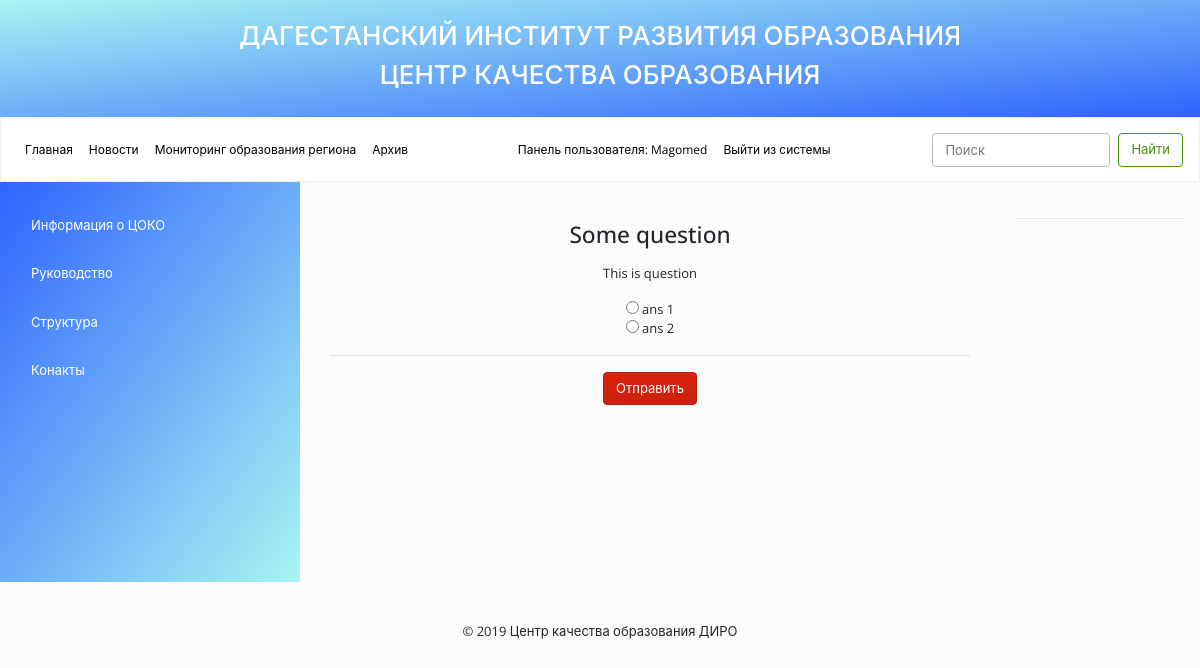
Page /tests/question/4/ (signed in) on the committed database.
### main/models.py (models this page shows, shortened)
class Question(models.Model):
    test = models.ForeignKey('Test', on_delete=models.CASCADE, verbose_name='Тест')
    title = models.CharField(max_length=100, verbose_name='Заголовок')
    question = RichTextUploadingField(blank=True, null=True, verbose_name='Вопрос')
    trueAnswer = models.ForeignKey('Answer',  related_name='+', null=True, blank=True, verbose_name='Верный ответ')
    '''
    trueAnswer = ChainedForeignKey('Answer',
                                   chained_field='test',
                                   chained_model_field="test",
                                   show_all=False,
                                   auto_choose=True,
                                   sort=True,
                                   on_delete=models.CASCADE,
                                   null=True,
                                   blank=True)
    '''
    class Meta:
        verbose_name = 'Вопрос'
        verbose_name_plural = 'Вопросы'

class Answer(models.Model):
    PA = 'PA'
    SA = 'SA'
    TYPE_OF_ANSWERS = [
        (PA, 'Вариант ответа'),
        (SA, 'Ответ вводимый через текстовое поле')
    ]
    test = models.ForeignKey('Test', null=True, blank=True, on_delete=models.CASCADE, verbose_name='Тест')
    question = ChainedForeignKey('Question',
                                 chained_field='test',
                                 chained_model_field="test",
                                 show_all=False,
                                 auto_choose=True,
                                 sort=True,
                                 on_delete=models.CASCADE,
                                 verbose_name='Вопрос')
    type_of_answer = models.CharField(choices=TYPE_OF_ANSWERS, default=PA, max_length=50)
    answer = models.CharField(max_length=200, blank=True, null=True, verbose_name='Ответ')
    def __str__(self):
        return self.answer
    class Meta:
        verbose_name = 'Ответ'
        verbose_name_plural = 'Ответы'

### main/views.py (the view)
# urls.py: url(r'^question/(?P<id>[-\w]+)/$', views.question_view, name='questions'),
@login_required
def question_view(request, id):
    test = models.Test.objects.get(id=id)
    questions = models.Question.objects.filter(test=test)
    answers = models.Answer.objects.filter(question__in=questions)
    print(answers)
    context = {
        'id': id,
        'questions': questions,
        'answers': answers
    }
    return render(request, 'main/question.html', context)

### templates/main/question.html (shortened to what this page needs)
{% extends 'base_contentapp.html' %}
{% block content %}
    <div class="container">
        <div class="row">
            <div class="col-lg-12 text-center">
                <form action="{% url 'main:handle_test' %}" method="post">
                    <br>
                    {% for question in questions %}
                        <h3>{{question.title}}</h3>
                        <p>{{question.question|safe}}</p>
                        <ul class="list-unstyled">
                        {% for answer in answers %}
                            {% if answer.question == question %}
                                {% if answer.type_of_answer == 'SA' %}
                                    <input type="text" name="{{question.id}}">
                                {% else %}
                                    <li><input type="radio" name="{{question.id}}" value="{{answer.answer}}"> {{answer.answer}}</li>
                                {% endif %}
                            {% endif %}
                        {% endfor %}
                        </ul>
                    <hr>
                    {% endfor %}
                    <button type="submit" class="btn btn-primary">Отправить</button>
                </form>
            </div>
        </div>
    </div>
{% endblock %}

### templates/base_contentapp.html (shortened to what this page needs)
{% load static %}
<!DOCTYPE html>
<html lang="en">
  <head>
    <link href="{% static 'bootstrap/css/simplex.css' %}" rel="stylesheet">
    <link href="{% static 'bootstrap/css/main.css' %}" rel="stylesheet">
  </head>
  <body>
  <div class="grad">
    <div class="container">
      <div class="row">
        <div class="col" style="text-align: center">
          <br>
          <h2 style="color: #fff">ДАГЕСТАНСКИЙ ИНСТИТУТ РАЗВИТИЯ ОБРАЗОВАНИЯ</h2>
          <h2 style="color: #fff">ЦЕНТР КАЧЕСТВА ОБРАЗОВАНИЯ</h2>
          <br>
        </div>
      </div>
    </div>
  </div>
    <nav class="navbar navbar-expand-lg navbar-light bg-light">
      <div class="collapse navbar-collapse" id="navbarSupportedContent">
        <ul class="navbar-nav mr-auto main_link">
          <li class="nav-item">
            <a class="nav-link" href="{% url 'contentapp:home' %}">Главная <span class="sr-only">(current)</span></a>
          </li>
          <li class="nav-item ">
            <a class="nav-link" href="{% url 'contentapp:news' %}">Новости</a>
          </li>
          <li class="nav-item dropdown">
            <a class="nav-link" href="{% url 'main:test' %}">
              Мониторинг образования региона
            </a>
          </li>
          <li class="nav-item">
            <a class="nav-link" href="{% url 'contentapp:files' %}">Архив</a>
          </li>
        </ul>
        <ul class="navbar-nav mr-auto main_link">
          {% if not request.user.is_authenticated %}
            <li class="nav-item">
              <a class="nav-link" href="{% url 'main:sign_in' %}">Войти</a>
            </li>
            <li class="nav-item">
              <a class="nav-link" href="{% url 'main:sign_up' %}">Зарегистрироваться</a>
            </li>
            {% else %}
              <li class="nav-item">
                 <a class="nav-link" href="{% url 'main:user_panel' %}">Панель пользователя: {{request.user.first_name}}</a>
              </li>
              <li class="nav-item">
                 <a class="nav-link" href="{% url 'main:logout' %}">Выйти из системы</a>
              </li>
            {% endif %}
        </ul>
        <form class="form-inline my-2 my-lg-0" action="{% url 'contentapp:search_result' %}" method="get">
          <input class="form-control mr-sm-2" type="search" placeholder="Поиск" aria-label="Search" name="words">
          <button class="btn btn-outline-success my-2 my-sm-0" type="submit">Найти</button>
        </form>
      </div>
    </nav>
    <div class="container-fluid">
      <div class="row">
        <div class="col-3 left_side" style="min-height:400px">
          <br>
          <nav class="nav flex-column">
            <a class="nav-link " href="#">Информация о ЦОКО</a>
            <a class="nav-link" href="#">Руководство</a>
            <a class="nav-link" href="#">Структура</a>
            <a class="nav-link" href="#">Конакты</a>
          </nav>
        </div>
        <div class="col-7">
          <br>
          {% block content %}
          {% endblock %}
        </div>
          <div class="col-2">
            <br>
              <hr>
          </div>
      </div>
    </div>
    <footer class="page-footer font-small blue pt-4">
        <div class="footer-copyright text-center py-3">
          © 2019 Центр качества образования ДИРО
        </div>
      </footer>
  </body>
</html>

### rows in the picture
Question: title "Some question", question "This is question"
Answer: answer "ans 1"
Answer: answer "ans 2"

### other values in the picture
{{ request.user.first_name }} "Magomed"
